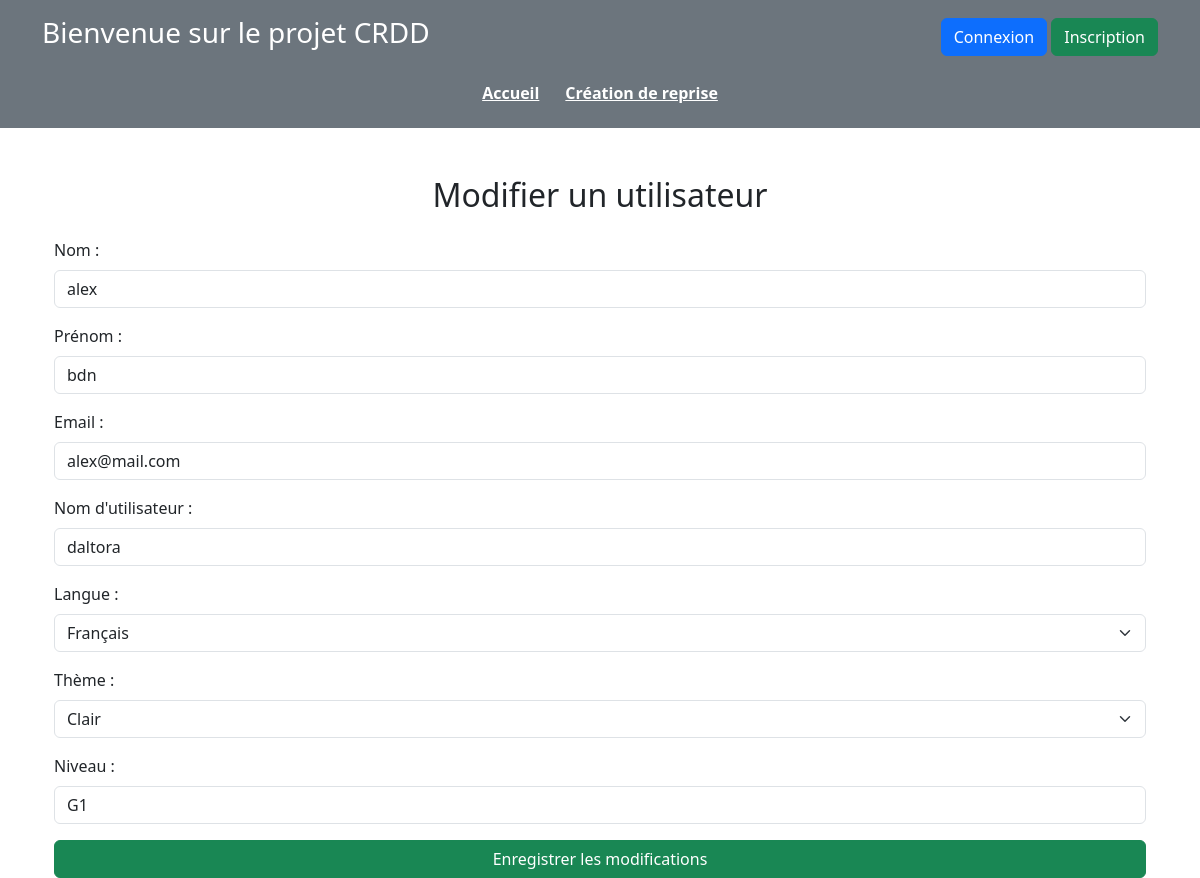
The page /admin/edit_user/7 on the database its author committed.
### app/models.py (models this page shows, shortened)
class User(UserMixin, db.Model):
    __tablename__ = 'user'
    id = db.Column(db.Integer, primary_key=True)
    nom = db.Column(db.String(45), nullable=False)
    prenom = db.Column(db.String(45), nullable=False)
    mail = db.Column(db.String(100), unique=True, nullable=True)
    username = db.Column(db.String(45), unique=True, nullable=False)
    role_id = db.Column(db.Integer, db.ForeignKey('role.id'), nullable=False)
    date_inscription = db.Column(db.DateTime, default=datetime.utcnow)
    derniere_connexion = db.Column(db.DateTime, nullable=True)
    langue = db.Column(db.String(20), default='Français')
    theme = db.Column(db.String(10), default='Clair')
    nombre_connexions = db.Column(db.Integer, default=0)
    reprises = db.relationship('Reprise', back_populates='user')
    niveau = db.Column(db.String(45), unique=True, nullable=True)
    role = db.relationship('Role', back_populates='users', lazy=True)
    login = db.relationship('Login', back_populates='user', uselist=False, lazy=True)
    historique = db.relationship('Historique', back_populates='user', lazy=True)
    notifications = db.relationship('Notification', back_populates='user', lazy=True)

### app/routes.py (the view)
@main.route('/admin/edit_user/<int:user_id>', methods=['GET', 'POST'])
def edit_user(user_id):
    return handle_edit_user(user_id)

### app/static/logique_routes.py (called while the page is built, shortened)
def handle_edit_user(user_id):
    user = User.query.get_or_404(user_id)
    return render_template('edit_user.html', user=user)

### app/templates/edit_user.html (shortened to what this page needs)
{% extends 'base.html' %}
{% block content %}
<div class="container mt-5">
    <h2 class="text-center mb-4">Modifier un utilisateur</h2>
    <form method="POST" action="{{ url_for('main.edit_user', user_id=user.id) }}">
        <div class="mb-3">
            <label for="nom" class="form-label">Nom :</label>
            <input type="text" id="nom" name="nom" class="form-control" value="{{ user.nom }}" required>
        </div>
        <div class="mb-3">
            <label for="prenom" class="form-label">Prénom :</label>
            <input type="text" id="prenom" name="prenom" class="form-control" value="{{ user.prenom }}" required>
        </div>
        <div class="mb-3">
            <label for="mail" class="form-label">Email :</label>
            <input type="email" id="mail" name="mail" class="form-control" value="{{ user.mail }}">
        </div>
        <div class="mb-3">
            <label for="username" class="form-label">Nom d'utilisateur :</label>
            <input type="text" id="username" name="username" class="form-control" value="{{ user.username }}" required>
        </div>
        <div class="mb-3">
            <label for="langue" class="form-label">Langue :</label>
            <select id="langue" name="langue" class="form-select">
                <option value="Français" {% if user.langue == 'Français' %}selected{% endif %}>Français</option>
            </select>
        </div>
        <div class="mb-3">
            <label for="theme" class="form-label">Thème :</label>
            <select id="theme" name="theme" class="form-select">
                <option value="Clair" {% if user.theme == 'Clair' %}selected{% endif %}>Clair</option>
            </select>
        </div>
        <div class="mb-3">
            <label for="niveau" class="form-label">Niveau :</label>
            <input type="text" id="niveau" name="niveau" class="form-control" value="{{ user.niveau }}">
        </div>
        <div class="d-grid">
            <button type="submit" class="btn btn-success">Enregistrer les modifications</button>
        </div>
    </form>
</div>
{% endblock %}

### rows shown on the page
User: nom "alex", prenom "bdn", mail "alex@mail.com", username "daltora", langue "Français", theme "Clair", niveau "G1"
